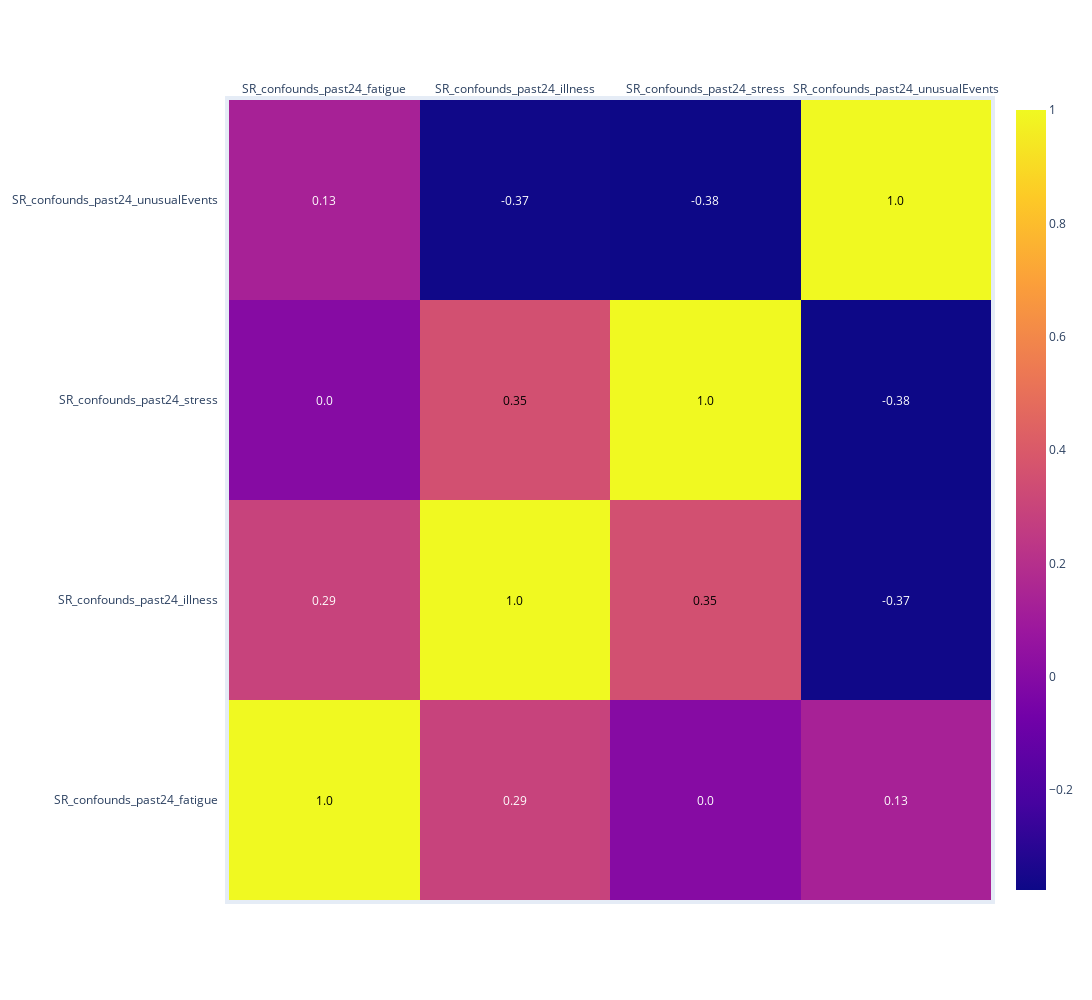

Notebook source saved alongside this figure:
### Markdown cell above
### Plot

### Code cell
# Compute the correlation matrix
corrs = df.iloc[:,2:].corr()

import plotly.figure_factory as ff

fig = ff.create_annotated_heatmap(
    z=corrs.values,
    x=list(corrs.columns),
    y=list(corrs.index),
    annotation_text=corrs.round(2).values,
    showscale=True)

fig.update_layout(
    autosize=False,
    width=1100,
    height=1000,
    margin=dict(
        l=50,
        r=50,
        b=100,
        t=100,
        pad=4
    ),
)


fig.show()

### Figure 1 — Plotly figure (JSON) as saved in the notebook; plotly's stock layout.template omitted (floating-point values rounded to 4 significant figures)
{"data": [{"colorscale": [[0, "#0d0887"], [0.1111, "#46039f"], [0.2222, "#7201a8"], [0.3333, "#9c179e"], [0.4444, "#bd3786"], [0.5556, "#d8576b"], [0.6667, "#ed7953"], [0.7778, "#fb9f3a"], [0.8889, "#fdca26"], [1, "#f0f921"]], "reversescale": false, "showscale": true, "type": "heatmap", "x": ["SR_confounds_past24_fatigue", "SR_confounds_past24_illness", "SR_confounds_past24_stress", "SR_confounds_past24_unusualEvents"], "y": ["SR_confounds_past24_fatigue", "SR_confounds_past24_illness", "SR_confounds_past24_stress", "SR_confounds_past24_unusualEvents"], "z": [[1, 0.2907, 0.001319, 0.1317], [0.2907, 1, 0.3549, -0.3689], [0.001319, 0.3549, 1, -0.3762], [0.1317, -0.3689, -0.3762, 1]]}], "layout": {"annotations": [{"font": {"color": "#000000"}, "showarrow": false, "text": "1.0", "x": "SR_confounds_past24_fatigue", "xref": "x", "y": "SR_confounds_past24_fatigue", "yref": "y"}, {"font": {"color": "#FFFFFF"}, "showarrow": false, "text": "0.29", "x": "SR_confounds_past24_illness", "xref": "x", "y": "SR_confounds_past24_fatigue", "yref": "y"}, {"font": {"color": "#FFFFFF"}, "showarrow": false, "text": "0.0", "x": "SR_confounds_past24_stress", "xref": "x", "y": "SR_confounds_past24_fatigue", "yref": "y"}, {"font": {"color": "#FFFFFF"}, "showarrow": false, "text": "0.13", "x": "SR_confounds_past24_unusualEvents", "xref": "x", "y": "SR_confounds_past24_fatigue", "yref": "y"}, {"font": {"color": "#FFFFFF"}, "showarrow": false, "text": "0.29", "x": "SR_confounds_past24_fatigue", "xref": "x", "y": "SR_confounds_past24_illness", "yref": "y"}, {"font": {"color": "#000000"}, "showarrow": false, "text": "1.0", "x": "SR_confounds_past24_illness", "xref": "x", "y": "SR_confounds_past24_illness", "yref": "y"}, {"font": {"color": "#000000"}, "showarrow": false, "text": "0.35", "x": "SR_confounds_past24_stress", "xref": "x", "y": "SR_confounds_past24_illness", "yref": "y"}, {"font": {"color": "#FFFFFF"}, "showarrow": false, "text": "-0.37", "x": "SR_confounds_past24_unusualEvents", "xref": "x", "y": "SR_confounds_past24_illness", "yref": "y"}, {"font": {"color": "#FFFFFF"}, "showarrow": false, "text": "0.0", "x": "SR_confounds_past24_fatigue", "xref": "x", "y": "SR_confounds_past24_stress", "yref": "y"}, {"font": {"color": "#000000"}, "showarrow": false, "text": "0.35", "x": "SR_confounds_past24_illness", "xref": "x", "y": "SR_confounds_past24_stress", "yref": "y"}, {"font": {"color": "#000000"}, "showarrow": false, "text": "1.0", "x": "SR_confounds_past24_stress", "xref": "x", "y": "SR_confounds_past24_stress", "yref": "y"}, {"font": {"color": "#FFFFFF"}, "showarrow": false, "text": "-0.38", "x": "SR_confounds_past24_unusualEvents", "xref": "x", "y": "SR_confounds_past24_stress", "yref": "y"}, {"font": {"color": "#FFFFFF"}, "showarrow": false, "text": "0.13", "x": "SR_confounds_past24_fatigue", "xref": "x", "y": "SR_confounds_past24_unusualEvents", "yref": "y"}, {"font": {"color": "#FFFFFF"}, "showarrow": false, "text": "-0.37", "x": "SR_confounds_past24_illness", "xref": "x", "y": "SR_confounds_past24_unusualEvents", "yref": "y"}, {"font": {"color": "#FFFFFF"}, "showarrow": false, "text": "-0.38", "x": "SR_confounds_past24_stress", "xref": "x", "y": "SR_confounds_past24_unusualEvents", "yref": "y"}, {"font": {"color": "#000000"}, "showarrow": false, "text": "1.0", "x": "SR_confounds_past24_unusualEvents", "xref": "x", "y": "SR_confounds_past24_unusualEvents", "yref": "y"}], "autosize": false, "height": 1000, "margin": {"b": 100, "l": 50, "pad": 4, "r": 50, "t": 100}, "width": 1100, "xaxis": {"autorange": true, "dtick": 1, "gridcolor": "rgb(0, 0, 0)", "range": [-0.5, 3.5], "side": "top", "ticks": "", "type": "category"}, "yaxis": {"autorange": true, "dtick": 1, "range": [-0.5, 3.5], "ticks": "", "ticksuffix": "  ", "type": "category"}}}
